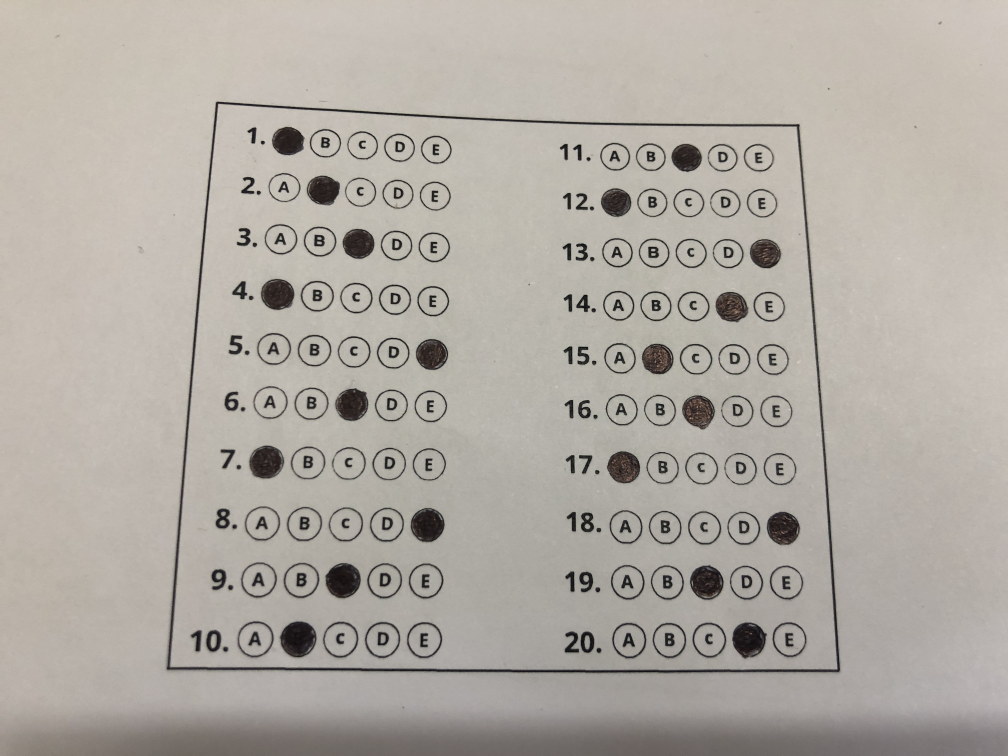
#> input picture IMG_6841 (1).JPG, 4032 x 3024 px, given in place of IMG_6793.JPG, which was not available (shown at 1/4 size)
$ jupyter execute --allow-errors arquivo_de_teste.ipynb   (shell and % lines are left out)   (text cells are left out)
#> lines starting #> are read from the running program, lines starting #| are printed output that depends on the picture; after the words box and inside, x2 and y2 are one past the last pixel; in counts of white or black regions, pixels touching at a corner belong together; pictures that were not available may be replaced by others from this repository, and a replacement may not be noted
[cell 1]
from imutils.perspective import four_point_transform
from imutils import contours
import numpy as np
import argparse
import imutils
import cv2
from google.colab.patches import cv2_imshow

# define the answer key which maps the question number
# to the correct answer
ANSWER_KEY = {0: 1, 1: 0, 2: 0, 3: 4, 4: 1, 5: 3, 6: 3, 7: 2, 8: 2, 9: 4}
print(ANSWER_KEY)

[cell 2]
image = cv2.imread('IMG_6793.JPG')
#> image is the input picture: shape (3024, 4032, 3); mean B, G, R 163.3, 170.8, 176.4
gray = cv2.cvtColor(image, cv2.COLOR_BGR2GRAY)
blurred = cv2.GaussianBlur(gray, (5, 5), 0)
edged = cv2.Canny(blurred, 75, 200)
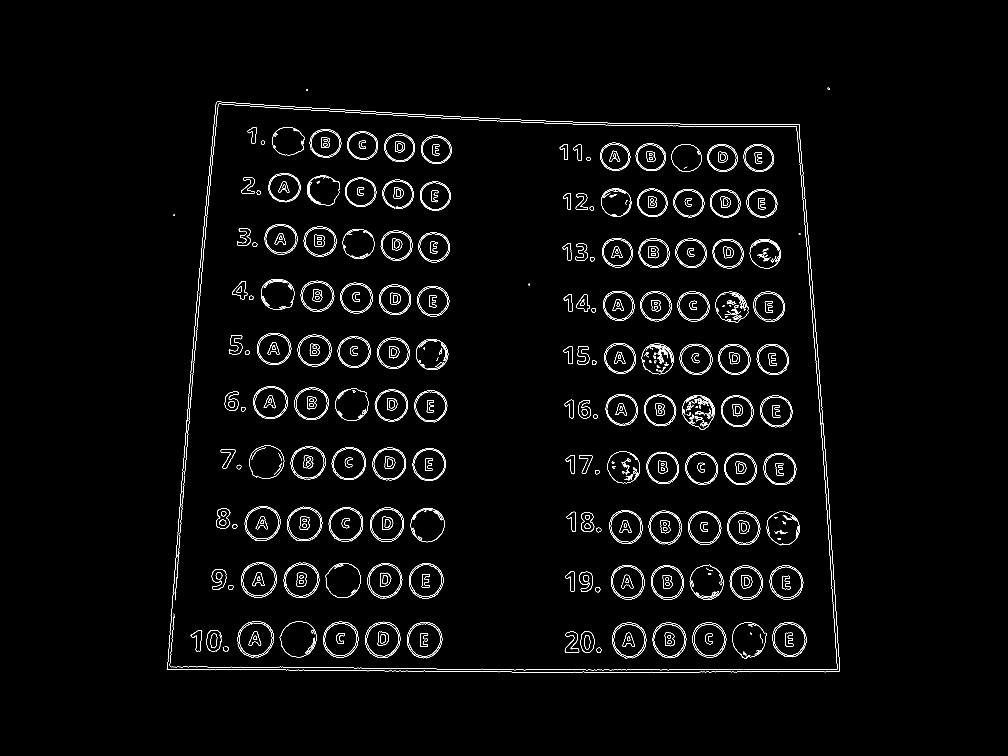
#> edged: shape (3024, 4032) (shown at 1/4 size); 1.2% white in thin lines or dots, all inside (x1, y1, x2, y2) = (667, 351, 3360, 2691)
kernel = np.ones((10,10),np.uint8)
dilation = cv2.dilate(edged,kernel,iterations = 1)
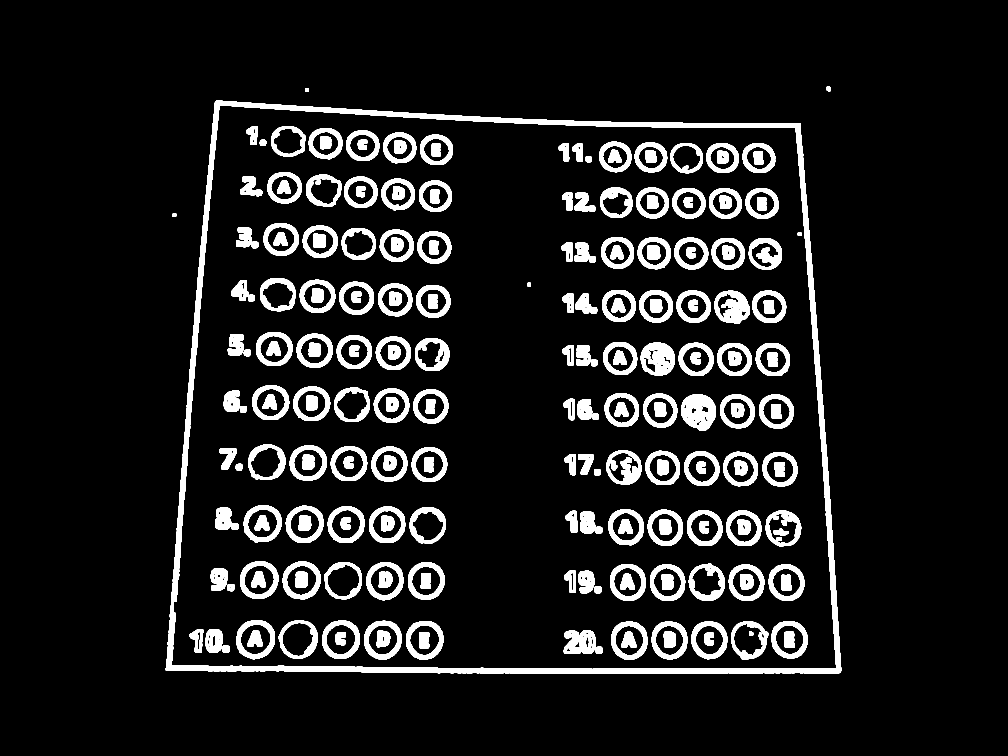
#> dilation: shape (3024, 4032) (shown at 1/4 size); 9.8% white; 235 white regions
cv2_imshow(dilation)

[cell 3]
cnts = cv2.findContours(dilation.copy(), cv2.RETR_EXTERNAL, cv2.CHAIN_APPROX_SIMPLE)
#> cnts = 4 contours; box (x1, y1, x2, y2) and area: (663, 403, 3365, 2696) 5637269, (3307, 347, 3324, 365) 255, (689, 853, 705, 868) 196, (1221, 354, 1236, 368) 177

cnts = imutils.grab_contours(cnts)
docCnt = None

if len(cnts) > 0:
	cnts = sorted(cnts, key=cv2.contourArea, reverse=True)
	for c in cnts:
		peri = cv2.arcLength(c, True)
		approx = cv2.approxPolyDP(c, 0.02 * peri, True)


		if len(approx) == 4:
			docCnt = approx
			break
		print(docCnt)
#> this loop made 1 pass
#> (peri, docCnt) on pass 1: (9783.1, [[861, 404], [664, 2682], [3362, 2689], [3200, 493]])
print(len(approx))
#| 4

[cell 4]
paper = four_point_transform(image, docCnt.reshape(4, 2))
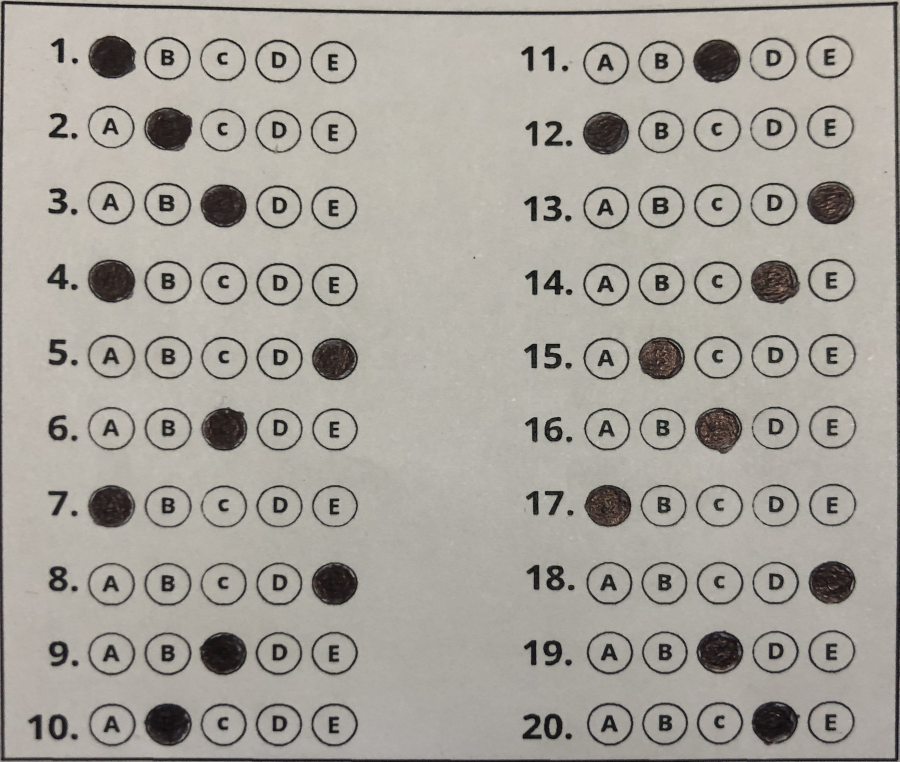
#> paper: shape (2286, 2698, 3) (shown at 1/3 size); mean B, G, R 155.4, 162.9, 167
warped = four_point_transform(gray, docCnt.reshape(4, 2))
paper = cv2.resize(paper, dsize=(379, 756))
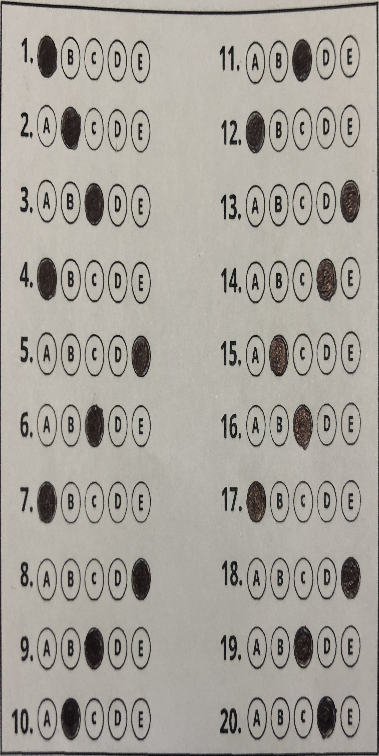
#> paper: shape (756, 379, 3); mean B, G, R 155.3, 162.7, 166.8
print(f'{paper.shape[0]},{paper.shape[1]}' )
#| 756,379
cv2_imshow(paper)

[cell 5]
thresh = cv2.threshold(warped, 0, 255, cv2.THRESH_BINARY_INV | cv2.THRESH_OTSU)[1]
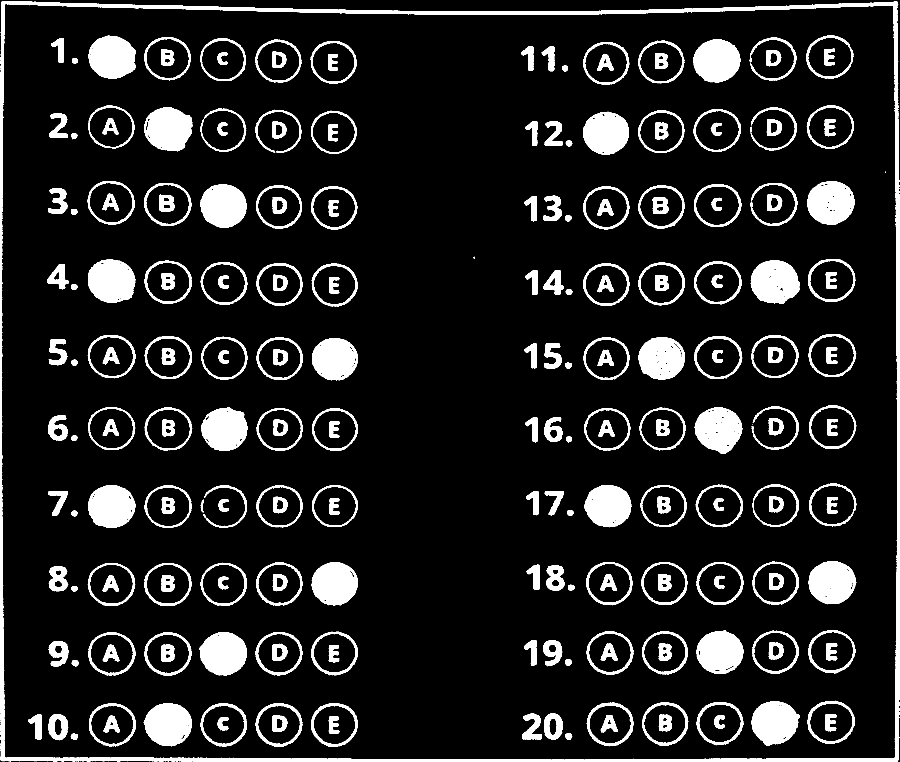
#> thresh: shape (2286, 2698) (shown at 1/3 size); 11.8% white; 268 white regions (35 under 20 px)
thresh = cv2.resize(thresh, dsize=(379, 756))
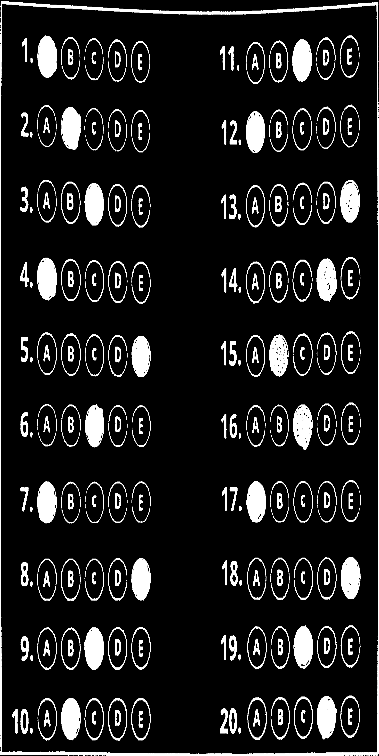
#> thresh: shape (756, 379); min 0, max 255, mean 30.2
kernel = np.ones((1,1),np.uint8)
thresh = cv2.dilate(thresh,kernel,iterations = 1)
cv2_imshow(thresh)

[cell 6]
cnts = cv2.findContours(thresh.copy(), cv2.RETR_EXTERNAL,
    cv2.CHAIN_APPROX_SIMPLE)
#> cnts = 1 contour; box (x1, y1, x2, y2) and area: (0, 1, 379, 756) 282546
ctns = imutils.grab_contours(cnts)
#> ctns has the same summary as cnts
questionsCnts = []

for c in ctns:
  x, y, w, h = cv2.boundingRect(c)
  ar = w / float(h)
  if w >= 20 and h >= 20 and ar >= 0.9 and ar <= 1.1:
    questionsCnts.append(c)
#> this loop made 1 pass
#> (x, y, w, h, ar) on pass 1: (0, 1, 379, 755, 0.502)
#> after the loop, questionsCnts = []

cv2.drawContours(paper, questionsCnts, -1, 225, 2)
cv2_imshow(paper)
